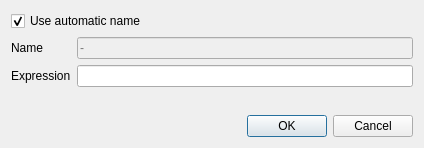
<?xml version="1.0" encoding="UTF-8"?>
<ui version="4.0">
 <class>DialogNewWatch</class>
 <widget class="QDialog" name="DialogNewWatch">
  <property name="geometry">
   <rect>
    <x>0</x>
    <y>0</y>
    <width>424</width>
    <height>148</height>
   </rect>
  </property>
  <property name="windowTitle">
   <string>Dialog</string>
  </property>
  <layout class="QFormLayout" name="formLayout">
   <item row="1" column="0">
    <widget class="QLabel" name="label">
     <property name="text">
      <string>Name</string>
     </property>
    </widget>
   </item>
   <item row="1" column="1">
    <widget class="QLineEdit" name="editorName">
     <property name="enabled">
      <bool>false</bool>
     </property>
     <property name="placeholderText">
      <string>-</string>
     </property>
    </widget>
   </item>
   <item row="2" column="0">
    <widget class="QLabel" name="label_2">
     <property name="text">
      <string>Expression</string>
     </property>
    </widget>
   </item>
   <item row="2" column="1">
    <widget class="QLineEdit" name="editorExpression"/>
   </item>
   <item row="4" column="0" colspan="2">
    <widget class="QDialogButtonBox" name="buttonBox">
     <property name="orientation">
      <enum>Qt::Horizontal</enum>
     </property>
     <property name="standardButtons">
      <set>QDialogButtonBox::Cancel|QDialogButtonBox::Ok</set>
     </property>
    </widget>
   </item>
   <item row="3" column="0" colspan="2">
    <spacer name="verticalSpacer">
     <property name="orientation">
      <enum>Qt::Vertical</enum>
     </property>
     <property name="sizeHint" stdset="0">
      <size>
       <width>20</width>
       <height>40</height>
      </size>
     </property>
    </spacer>
   </item>
   <item row="0" column="0" colspan="2">
    <widget class="QCheckBox" name="checkUseAutoName">
     <property name="text">
      <string>Use automatic name</string>
     </property>
     <property name="checked">
      <bool>true</bool>
     </property>
    </widget>
   </item>
  </layout>
 </widget>
 <resources/>
 <connections>
  <connection>
   <sender>buttonBox</sender>
   <signal>accepted()</signal>
   <receiver>DialogNewWatch</receiver>
   <slot>accept()</slot>
   <hints>
    <hint type="sourcelabel">
     <x>257</x>
     <y>138</y>
    </hint>
    <hint type="destinationlabel">
     <x>157</x>
     <y>274</y>
    </hint>
   </hints>
  </connection>
  <connection>
   <sender>buttonBox</sender>
   <signal>rejected()</signal>
   <receiver>DialogNewWatch</receiver>
   <slot>reject()</slot>
   <hints>
    <hint type="sourcelabel">
     <x>325</x>
     <y>138</y>
    </hint>
    <hint type="destinationlabel">
     <x>286</x>
     <y>274</y>
    </hint>
   </hints>
  </connection>
  <connection>
   <sender>checkUseAutoName</sender>
   <signal>toggled(bool)</signal>
   <receiver>editorName</receiver>
   <slot>setDisabled(bool)</slot>
   <hints>
    <hint type="sourcelabel">
     <x>60</x>
     <y>17</y>
    </hint>
    <hint type="destinationlabel">
     <x>141</x>
     <y>50</y>
    </hint>
   </hints>
  </connection>
 </connections>
</ui>
